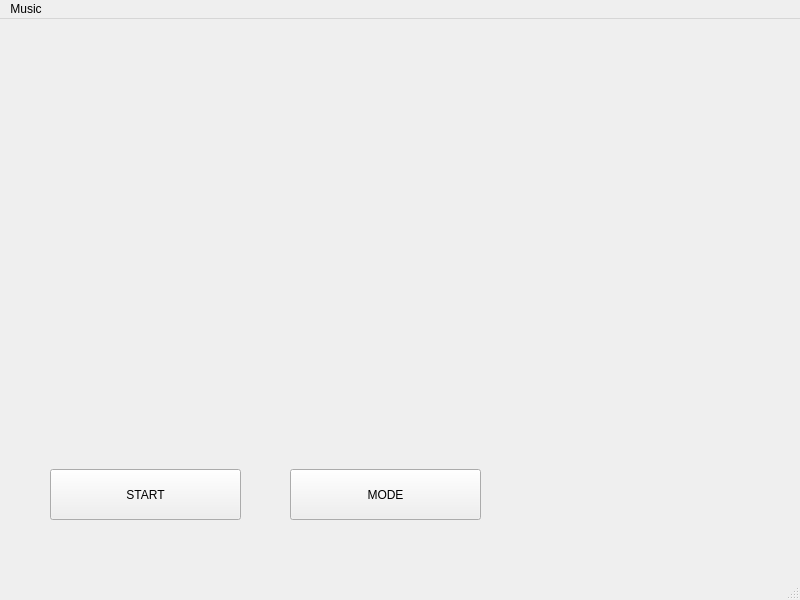
<?xml version="1.0" encoding="UTF-8"?>
<ui version="4.0">
 <class>MainWindow</class>
 <widget class="QMainWindow" name="MainWindow">
  <property name="geometry">
   <rect>
    <x>0</x>
    <y>0</y>
    <width>800</width>
    <height>600</height>
   </rect>
  </property>
  <property name="windowTitle">
   <string>MainWindow</string>
  </property>
  <widget class="QWidget" name="centralwidget">
   <widget class="QPushButton" name="modeButton">
    <property name="geometry">
     <rect>
      <x>290</x>
      <y>450</y>
      <width>191</width>
      <height>51</height>
     </rect>
    </property>
    <property name="text">
     <string>MODE</string>
    </property>
   </widget>
   <widget class="QPushButton" name="stopButton">
    <property name="geometry">
     <rect>
      <x>50</x>
      <y>450</y>
      <width>191</width>
      <height>51</height>
     </rect>
    </property>
    <property name="text">
     <string>START</string>
    </property>
   </widget>
  </widget>
  <widget class="QMenuBar" name="menubar">
   <property name="geometry">
    <rect>
     <x>0</x>
     <y>0</y>
     <width>800</width>
     <height>27</height>
    </rect>
   </property>
   <widget class="QMenu" name="menuMusic">
    <property name="title">
     <string>Music</string>
    </property>
   </widget>
   <addaction name="menuMusic"/>
  </widget>
  <widget class="QStatusBar" name="statusbar"/>
 </widget>
 <resources/>
 <connections/>
</ui>
